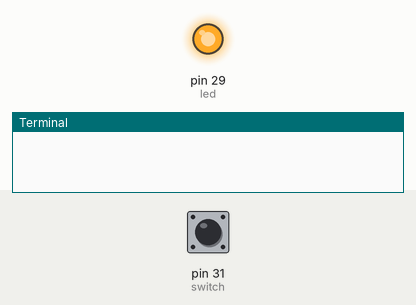
A program run on a simulated Raspberry Pi (header pin numbers). Shown: output pins drawn as LEDs (lit = HIGH), the last lines printed to the terminal. The inputs (shaded band) are chosen by the test bench; at power-on: pin 31 (switch) HIGH. At 100.0 s the program stops and its outputs stay as they are.

Above: at 0.1 s.
At 95.1 s:
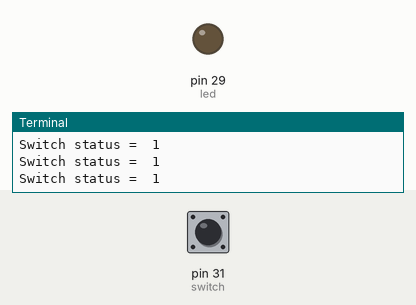
Timing chart, 0 to 96.6 s (numbered marks = the images above):
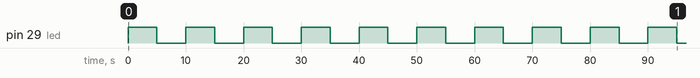

The program:

rpi-python-gpio-demo-1.py
```python
# rpi-python-gpio-demo-1.py

import RPi.GPIO as GPIO
import time

led = 29
switch = 31

GPIO.setmode(GPIO.BOARD)
GPIO.setup(led, GPIO.OUT)
GPIO.setup(switch, GPIO.IN)

for i in range(10):
    GPIO.output(led, GPIO.HIGH)
    time.sleep(5)
    GPIO.output(led, GPIO.LOW)
    time.sleep(5)
    print('Switch status = ', GPIO.input(switch))

GPIO.cleanup()
```
